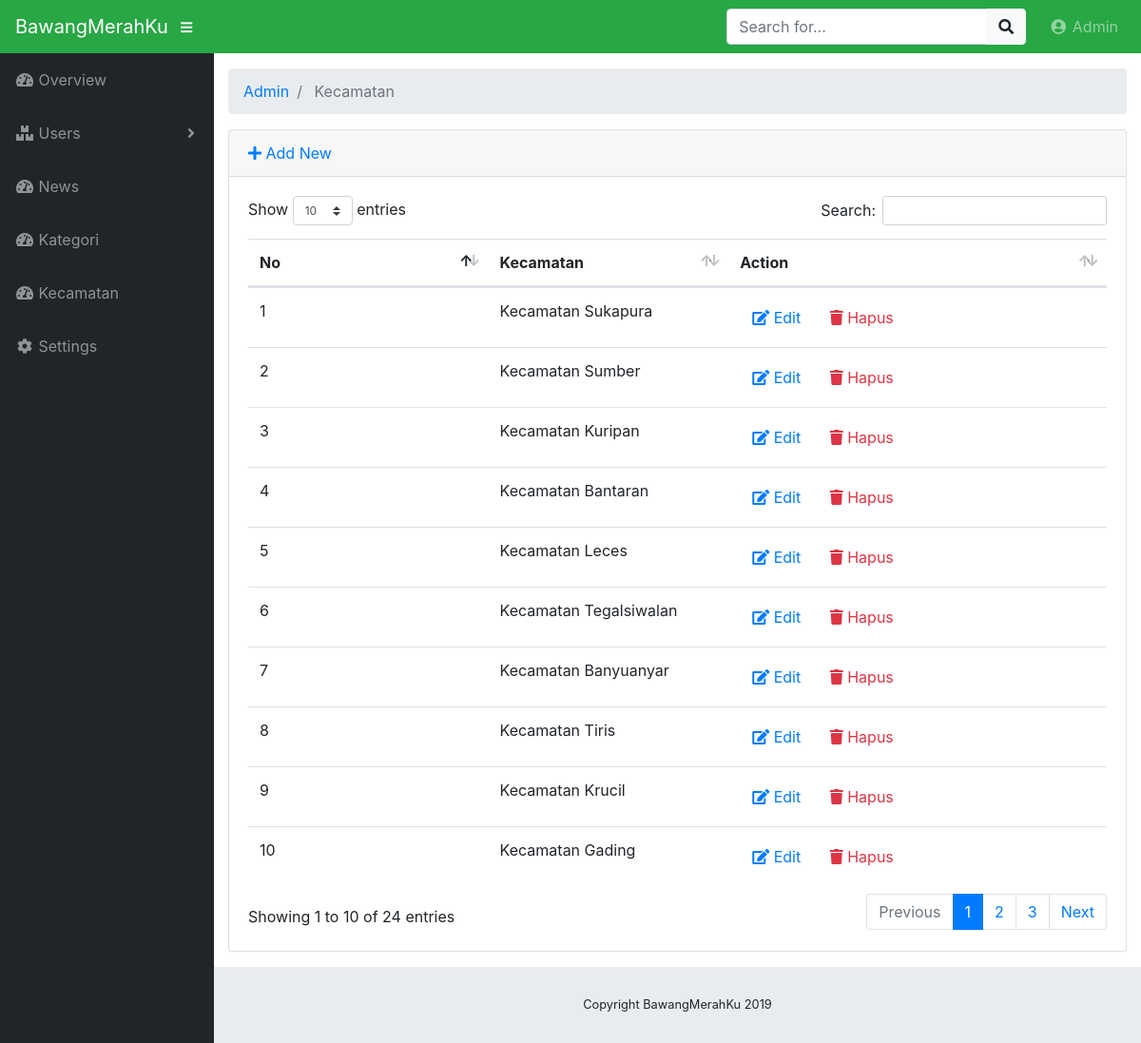
/index.php/admin/kecamatan, run on the app's committed database.
### tables this page shows
CREATE TABLE `kecamatan` (
  `kec_id` int(11) NOT NULL,
  `kec_nama` varchar(100) NOT NULL
);

### application/controllers/admin/Kecamatan.php (called while the page is built, shortened)
<?php
class Kecamatan extends CI_Controller {
    public function __construct()
    {
        $this->load->model("product_model");
        $this->load->library('form_validation');
    }
    public function index()
    {
        $data["kecamatan"] = $this->product_model->getAll('kecamatan');
        $this->load->view("admin/kecamatan", $data);
    }
}

### index.php (called while the page is built, shortened)
<?php
require_once BASEPATH.'core/CodeIgniter.php';

### application/models/Product_model.php (called while the page is built, shortened)
<?php defined('BASEPATH') OR exit('No direct script access allowed');
class Product_model extends CI_Model
{
    public function getAll($table)
    {
        return $this->db->get($table)->result();
    }
}

### application/views/admin/kecamatan.php (the view, shortened to what this page needs)
<!DOCTYPE html>
<html lang="en">
<head>
</head>
<body id="page-top">
	<div id="wrapper">
		<div id="content-wrapper">
			<div class="container-fluid">
				<div class="card mb-3">
					<div class="card-header">
						<a href="<?php echo site_url('admin/kecamatan/add') ?>"><i class="fas fa-plus"></i> Add New</a>
					</div>
					<div class="card-body">
						<div class="table-responsive">
							<table class="table table-hover" id="dataTable" width="100%" cellspacing="0">
								<thead>
									<tr>
                                        <th>No</th>
										<th>Kecamatan</th>
										<th>Action</th>
									</tr>
								</thead>
								<tbody>
									<?php foreach ($kecamatan as $kcm): ?>
									<tr>
										<td width="150">
											<?php echo $kcm->kec_id ?>
										</td>
										<td width="150">
											<?php echo $kcm->kec_nama ?>
										</td>
										<td width="250">
											<a href="<?php echo site_url('admin/kecamatan/edit/'.$kcm->kec_id) ?>"
											 class="btn btn-small"><i class="fas fa-edit"></i> Edit</a>
											<a onclick="deleteConfirm('<?php echo site_url('admin/kecamatan/delete/'.$kcm->kec_id) ?>')"
											 href="#!" class="btn btn-small text-danger"><i class="fas fa-trash"></i> Hapus</a>
										</td>
									</tr>
									<?php endforeach; ?>
								</tbody>
							</table>
						</div>
					</div>
				</div>
			</div>
		</div>
	</div>
</body>
</html>

### css/sb-admin.css (style rules this page uses)
html { position: relative; min-height: 100%; }
body { height: 100%; }
#wrapper { display: -webkit-box; display: -ms-flexbox; display: flex; }
#wrapper #content-wrapper { overflow-x: hidden; width: 100%; padding-top: 1rem; padding-bottom: 80px; }
:root { --input-padding-x: 0.75rem; --input-padding-y: 0.75rem; }

### data on the page
kecamatan: kec_id "1", kec_nama "Kecamatan Sukapura"
kecamatan: kec_id "2", kec_nama "Kecamatan Sumber"
kecamatan: kec_id "3", kec_nama "Kecamatan Kuripan"
kecamatan: kec_id "4", kec_nama "Kecamatan Bantaran"
kecamatan: kec_id "5", kec_nama "Kecamatan Leces"
kecamatan: kec_id "6", kec_nama "Kecamatan Tegalsiwalan"
kecamatan: kec_id "7", kec_nama "Kecamatan Banyuanyar"
kecamatan: kec_id "8", kec_nama "Kecamatan Tiris"
kecamatan: kec_id "9", kec_nama "Kecamatan Krucil"
kecamatan: kec_id "10", kec_nama "Kecamatan Gading"

### other printed values
SITE_NAME "BawangMerahKu"
$segment "Admin"
$segment "Kecamatan"
Date('Y') "2019"
